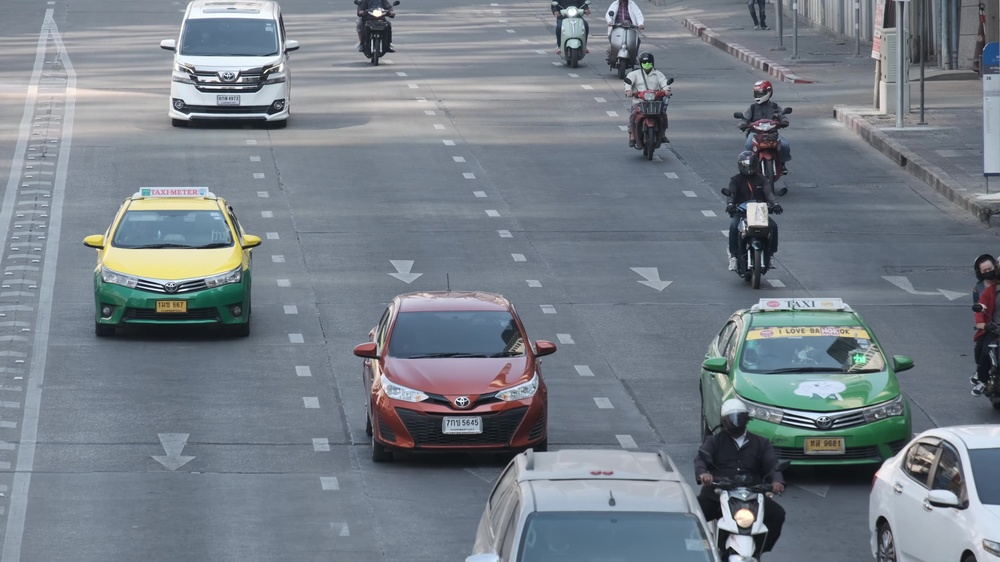
#> input picture spatial_information/input.jpg, 1000 x 562 px, shrunk from 1920 x 1080 before the run
$ python edge_detection.py
#> lines starting #> are read from the running program, lines starting #| are printed output that depends on the picture
#> further down, input_img is the input picture: shape (562, 1000, 3); mean B, G, R 135.4, 126.4, 117.9
import argparse
import cv2
import math
import os
import csv
import numpy as np
import matplotlib.pyplot as plt
import pandas as pd
from skimage.color import rgb2gray
from scipy import ndimage
from PIL import Image
from statistics import mean


def edges_detection(img_path):
#> called with img_path = 'input.jpg'
    img = img_path
    inImg = Image.open(img)
    #img must be grayscaled
    img_gray = rgb2gray(inImg)
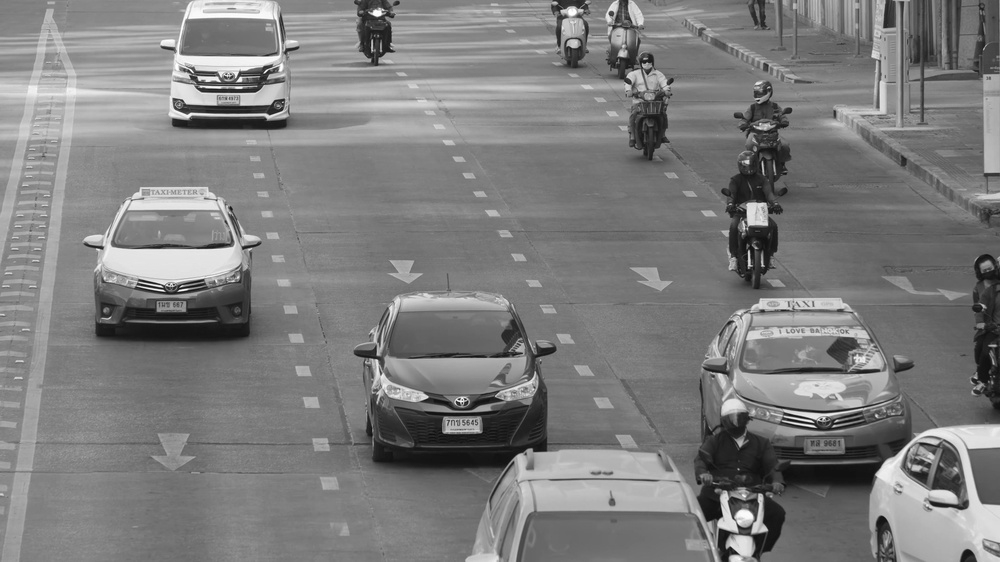
#> img_gray: shape (562, 1000) float64; min 0.0519, max 1, mean 0.491

    #partial derivative of x_axis
    dx = ndimage.sobel(img_gray,1)
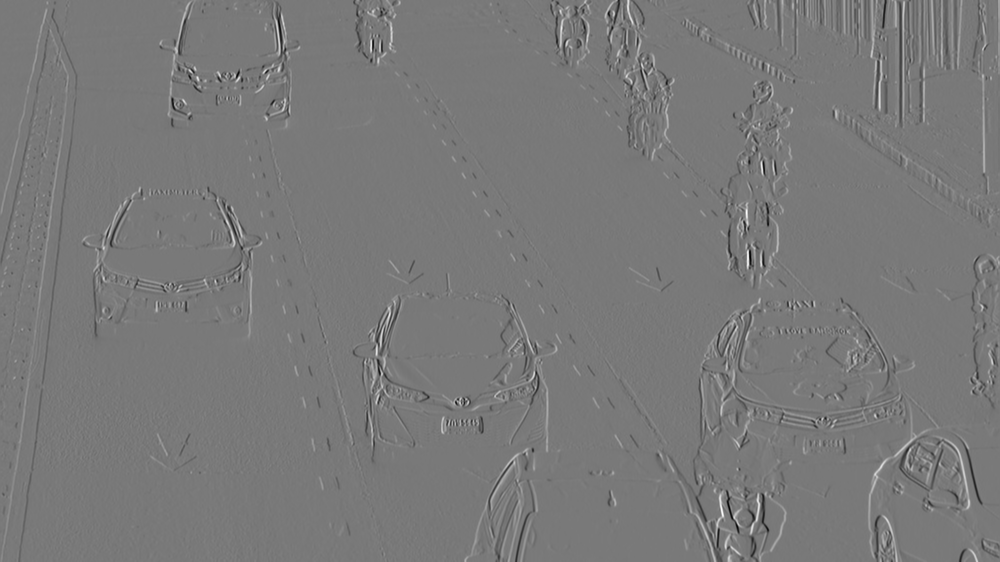
#> dx: shape (562, 1000) float64; min -2.9, max 3.19, mean -0.0011; drawn with min black and max white
    dy = ndimage.sobel(img_gray,0)
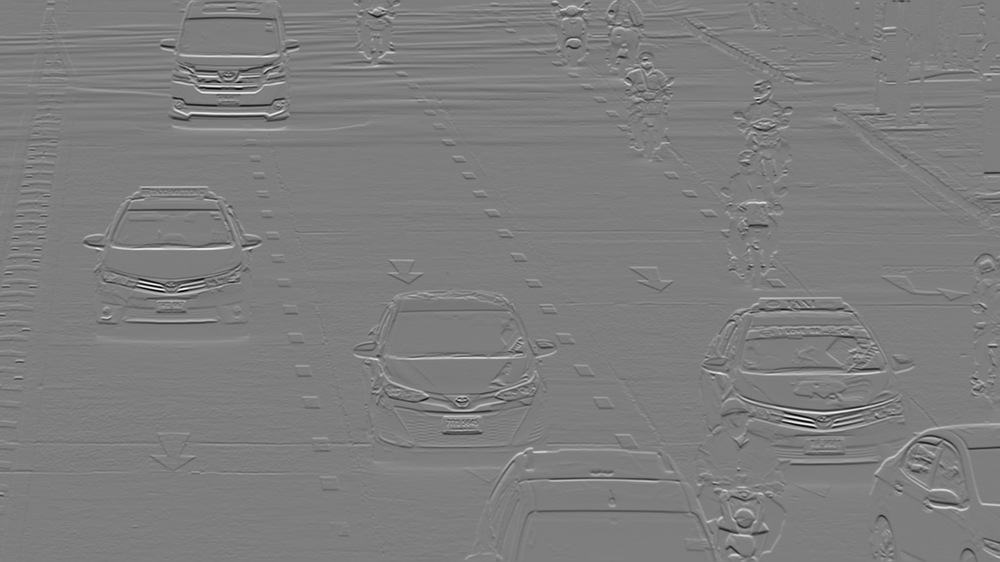
#> dy: shape (562, 1000) float64; min -3.59, max 3.66, mean -0.000127; drawn with min black and max white
    #magnitude
    mag = np.hypot(dx,dy)
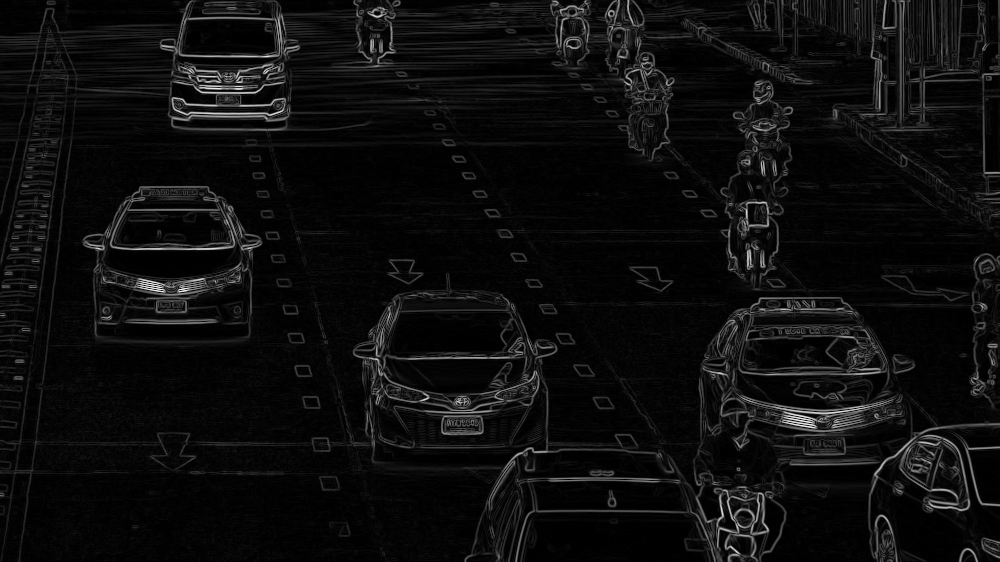
#> mag: shape (562, 1000) float64; min 0, max 3.71, mean 0.205; drawn with min black and max white
    return mag

if __name__ == "__main__":
    input_img = cv2.imread('input.jpg')
    output_img = edges_detection('input.jpg')
    figure = plt.figure()
    plt.xticks([]), plt.yticks([])
    plt.imshow(output_img)
    plt.show()

$ run again, with spatial_information/418.jpg copied over spatial_information/input.jpg
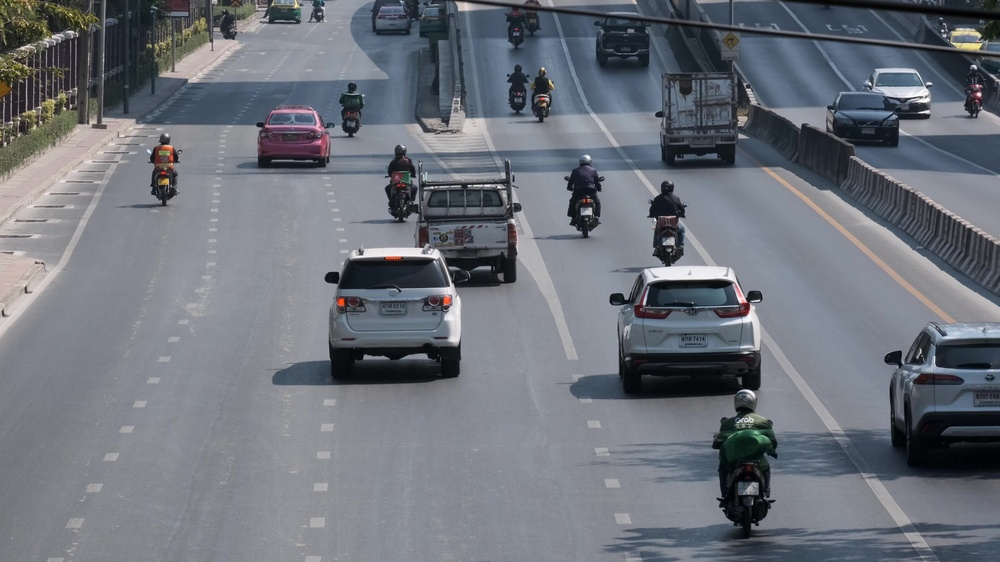
#> input picture spatial_information/418.jpg, 1000 x 562 px, shrunk from 1920 x 1080 before the run
#> input_img is the input picture: shape (562, 1000, 3); mean B, G, R 122.3, 113.8, 109.4
#> in edges_detection, `dy = ndimage.sobel(img_gray,0)`:
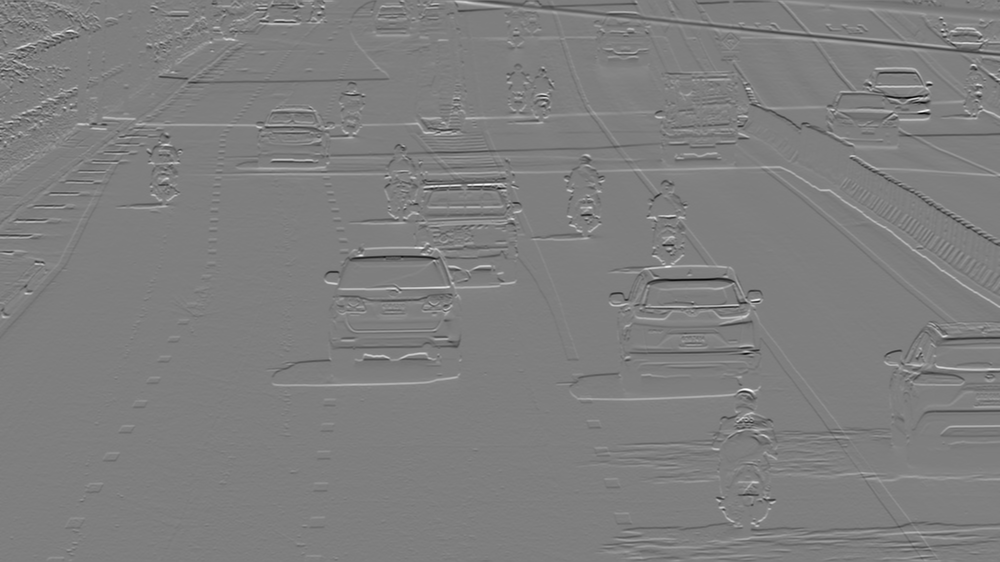
#> dy: shape (562, 1000) float64; min -3.41, max 3.44, mean 0.00199; drawn with min black and max white
#> in edges_detection, `mag = np.hypot(dx,dy)`:
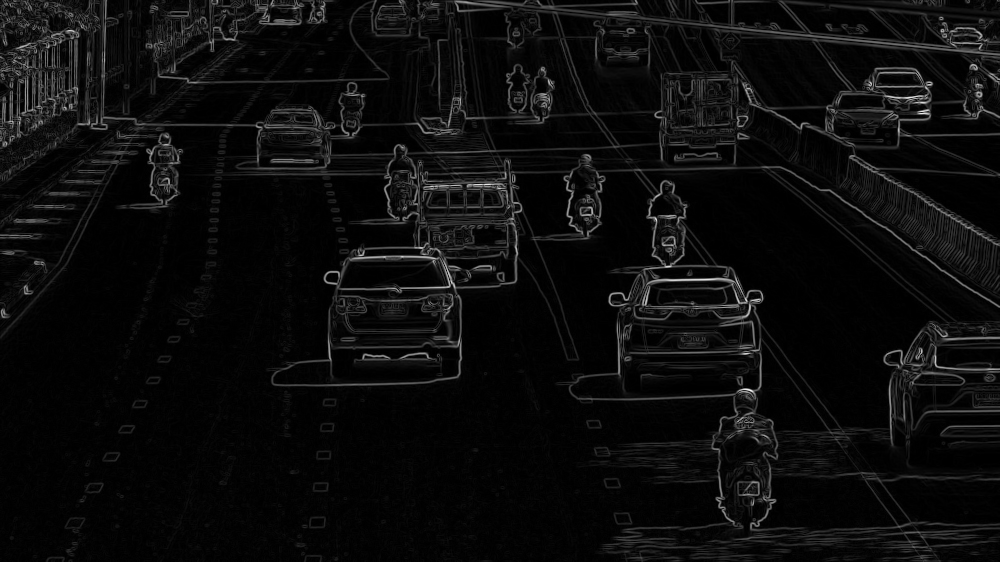
#> mag: shape (562, 1000) float64; min 0, max 3.64, mean 0.18; drawn with min black and max white

$ run again, with spatial_information/614.jpg copied over spatial_information/input.jpg
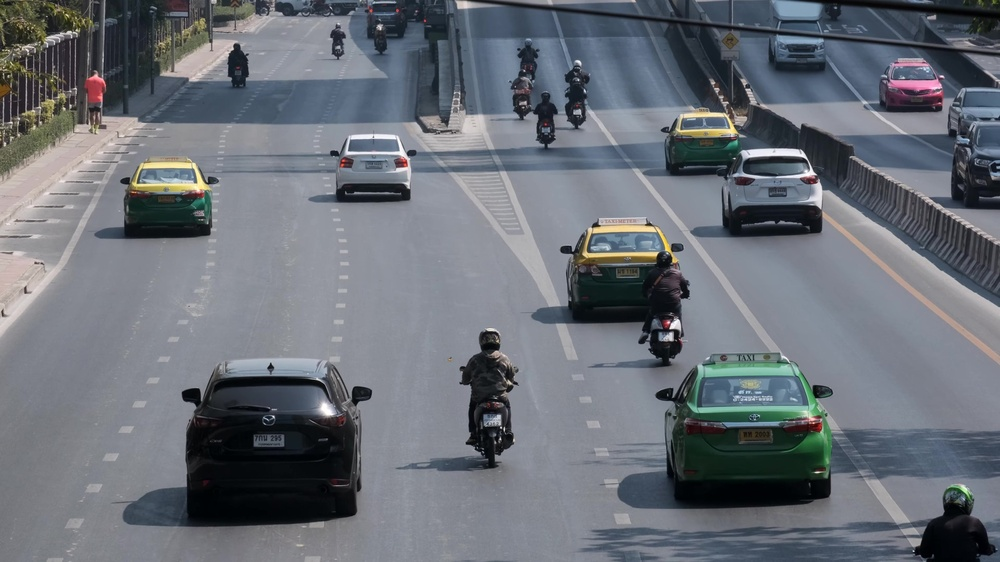
#> input picture spatial_information/614.jpg, 1000 x 562 px, shrunk from 1920 x 1080 before the run
#> input_img is the input picture: shape (562, 1000, 3); mean B, G, R 118.8, 111, 105.9
#> in edges_detection, `dy = ndimage.sobel(img_gray,0)`:
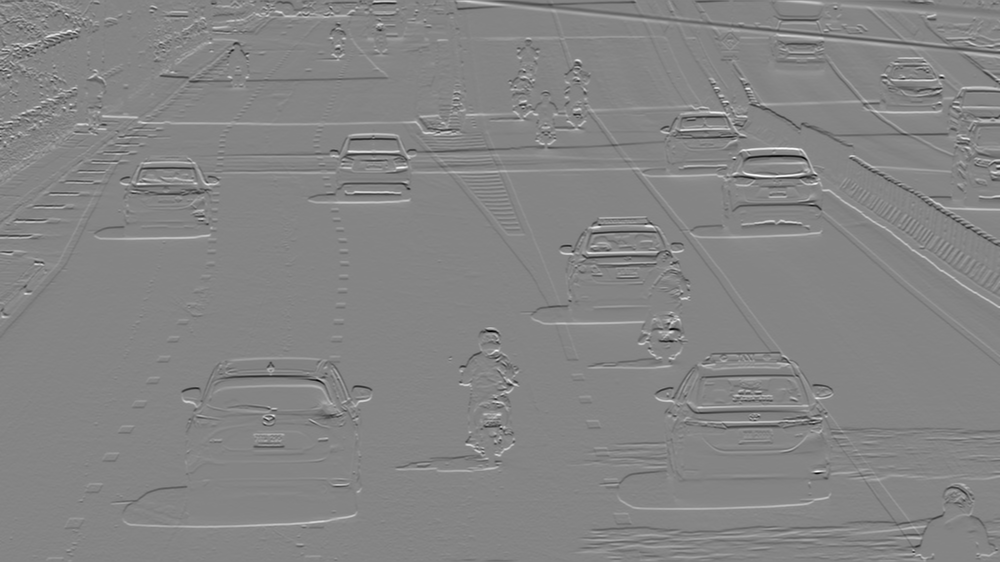
#> dy: shape (562, 1000) float64; min -3.26, max 3, mean 0.00172; drawn with min black and max white
#> in edges_detection, `mag = np.hypot(dx,dy)`:
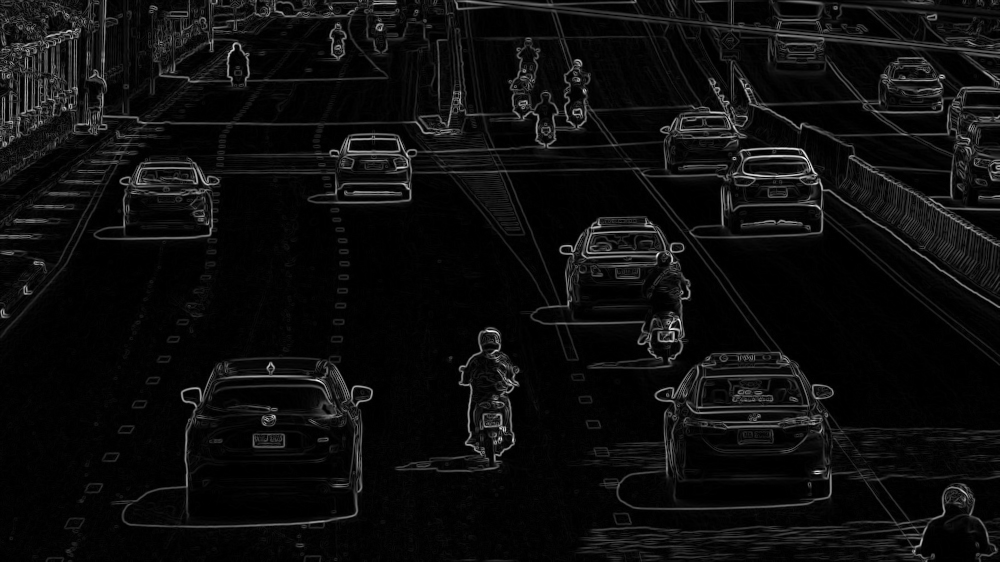
#> mag: shape (562, 1000) float64; min 0, max 3.4, mean 0.182; drawn with min black and max white
